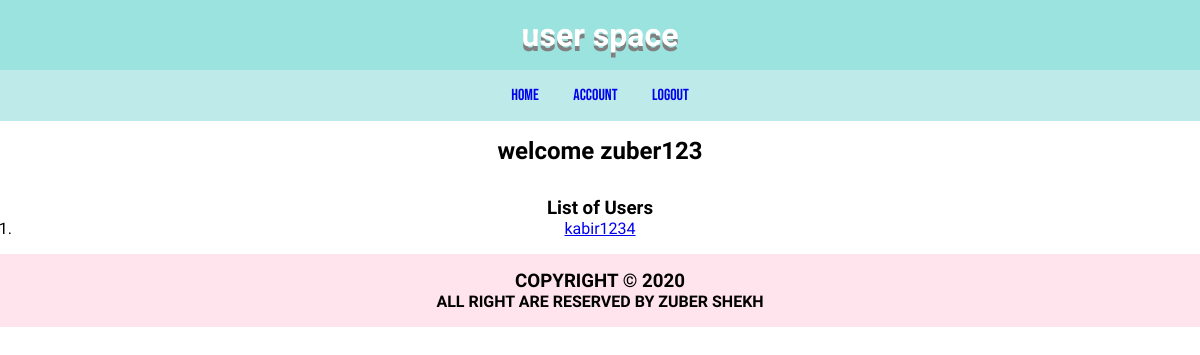
Before: /home (signed in) with the older database file.
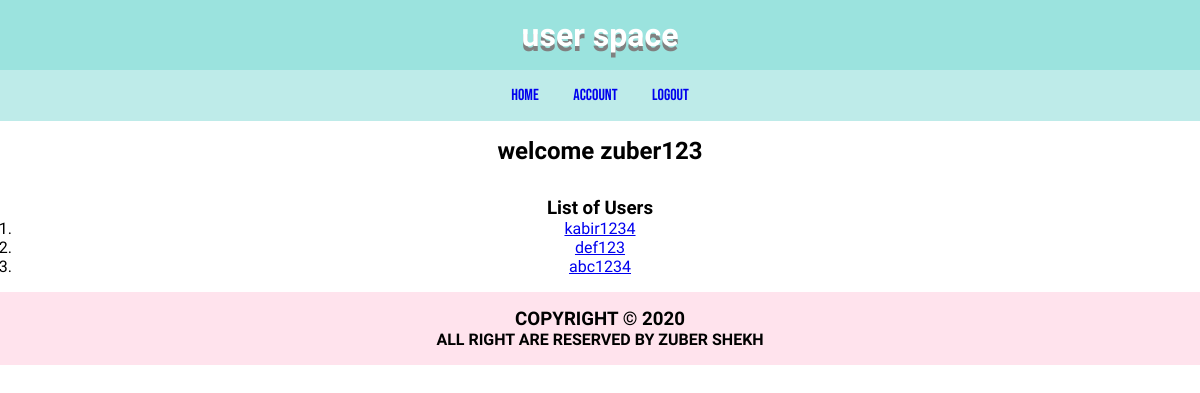
After: the same page with the newer database file.
### userspaceapp/users/models.py (models this page shows, shortened)
class User(db.Model,UserMixin):
    __tablename__='users'
    id=db.Column(db.Integer,primary_key=True)
    username=db.Column(db.String(30),unique=True,nullable=False)
    email=db.Column(db.String(30),unique=True,nullable=False)
    password=db.Column(db.String(30),nullable=False)

### userspaceapp/users/routes.py (the view)
@users.route('/home')
@login_required
def home():
    users=User.query.all()
    return render_template('home.html',users=users)

### userspaceapp/users/models.py (called while the page is built)
@login_manager.user_loader
def login_user(id):
    return User.query.get(int(id))

### userspaceapp/templates/home.html (shortened to what this page needs)
{%extends 'base.html'%}
{%block main%}
<section>
    <h2>welcome {{current_user.username}}</h2>
</section>
<section class='users-info'>
    <h3>List of Users</h3>
    <ol>
        {%for user in users%}
            {%if current_user.username!=user.username%}
                <li><a href="#">{{user.username}}</a></li>
            {%endif%}
        {%endfor%}
    </ol>
</section>
{%endblock%}

### userspaceapp/templates/base.html (shortened to what this page needs)
<!DOCTYPE html>
<html lang="en">
<head>
    <link rel="stylesheet" href="{{url_for('static',filename='css/app.css')}}">
</head>
<body>
    <header class="header">
        <h1>user space</h1>
    </header>
    <nav class="navigation">
        <ul>
            {% if current_user.is_authenticated%}
                <li><a href="{{url_for('users.home')}}">home</a></li>
                <li><a href="{{url_for('users.account')}}">account</a></li>
                <li><a href="{{url_for('users.logout')}}">logout</a></li>
            {%else%}
                <li><a href="{{url_for('main.index')}}">home</a></li>
                <li><a href="{{url_for('users.register')}}">register</a></li>
                <li><a href="{{url_for('users.login')}}">login</a></li>
            {%endif%}
        </ul>
    </nav>
    <main class="main">
        {%block main%}
        {%endblock%}
    </main>
    <footer class="footer">
        <section>
            <h3>copyright &copy; 2020</h3>
            <h4>all right are reserved by zuber shekh</h4>
        </section>
    </footer>
</body>
</html>

### userspaceapp/static/css/app.css (style rules this page uses)
* { padding: 0; margin: 0; }
:root { --header-bg:#9be3de; --header-fonts:'Sigmar One', cursive; --nav-bg:#beebe9; --nav-fonts:'Bebas Neue', cursive; --main-bg:#fffdf9; --main-fonts:'Quicksand', sans-serif; --footer-bg:#ffe3ed; }
body { color: #ffffff; font-size: 16px; }
.header { background-color: var(--header-bg); font-family: var(--header-fonts); }
.header h1 { text-align: center; padding: 1rem; text-shadow: 0 5px grey; }
.navigation { background-color: var(--nav-bg); font-family: var(--nav-fonts); }
.navigation ul { list-style-type: none; text-align: center; }
.navigation ul li { display: inline-flex; }
.navigation ul li a { text-decoration: none; padding: 1rem; }
.main { color: #000000; font-family: var(--main-fonts); }
.main h2 { text-align: center; padding: 1rem; }
.users-info { text-align: center; padding: 1rem; }
.footer { background-color: var(--footer-bg); text-align: center; font-family: var(--main-fonts); }
.footer section { color: #000000; text-transform: uppercase; padding: 1rem; font-size: 1rem; }

Changed rows visible on the page:
added User: username "def123"
added User: username "abc1234"
